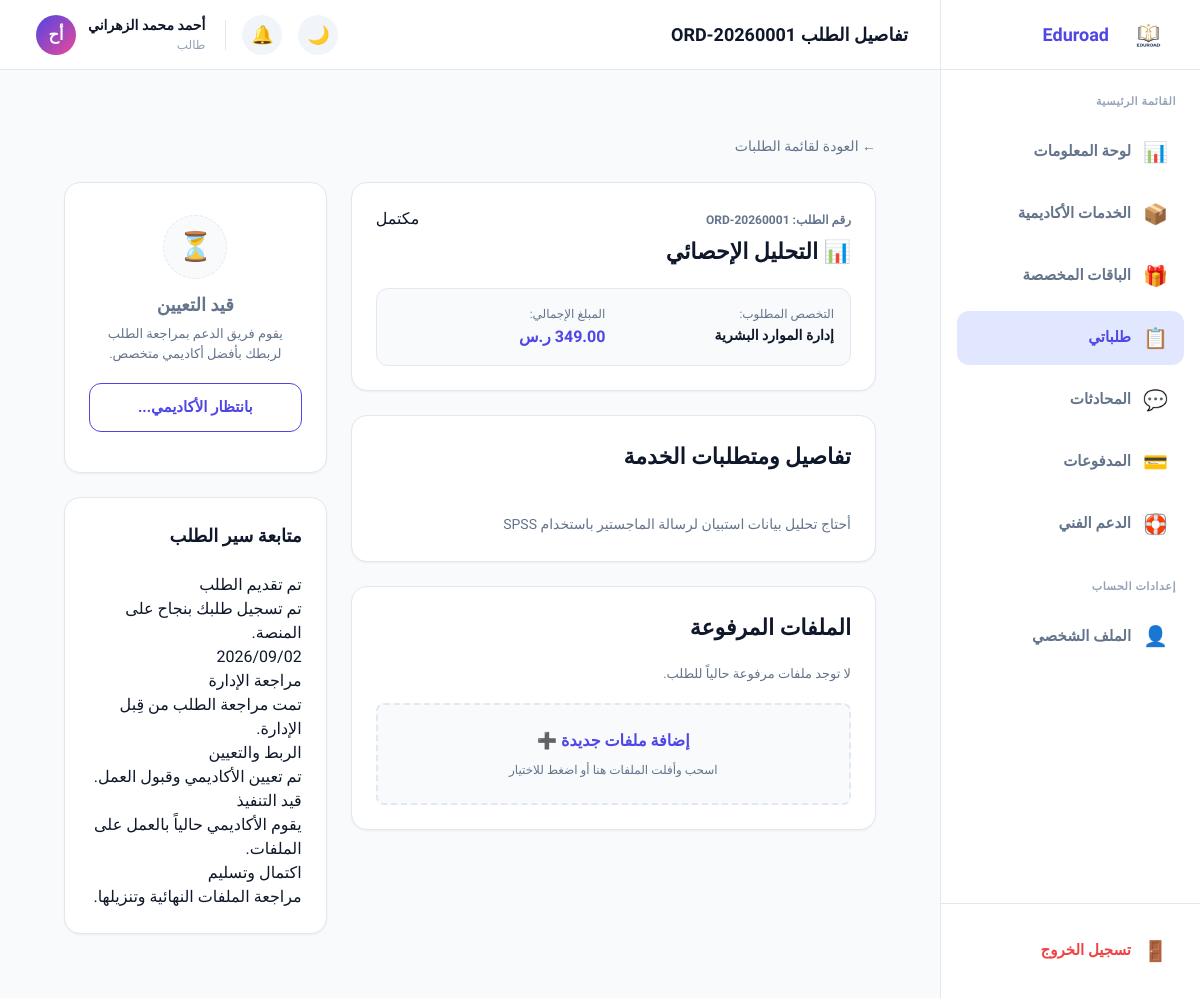
Page /student/order-details.php?id=1 (signed in) on the committed database.
### tables this page shows
CREATE TABLE IF NOT EXISTS `orders` (
  `id`             INT UNSIGNED NOT NULL AUTO_INCREMENT,
  `order_number`   VARCHAR(20) NOT NULL UNIQUE COMMENT 'e.g. ORD-20260001',
  `student_id`     INT UNSIGNED NOT NULL,
  `academic_id`    INT UNSIGNED DEFAULT NULL COMMENT 'Assigned after acceptance',
  `service_id`     INT UNSIGNED NOT NULL,
  `package_id`     INT UNSIGNED DEFAULT NULL,
  `specialty`      VARCHAR(200) DEFAULT NULL COMMENT 'Specific sub-specialty',
  `academic_level` ENUM('بكالوريوس','ماجستير','دكتوراه') DEFAULT NULL,
  `language`       ENUM('العربية','الإنجليزية') DEFAULT 'العربية',
  `description`    TEXT DEFAULT NULL COMMENT 'Student notes / requirements',
  `deadline`       DATE DEFAULT NULL,
  `amount`         DECIMAL(10,2) NOT NULL DEFAULT 0.00,
  `status`         ENUM('new','accepted','in_progress','revision','completed','cancelled') NOT NULL DEFAULT 'new',
  `admin_notes`    TEXT DEFAULT NULL,
  `created_at`     DATETIME NOT NULL DEFAULT CURRENT_TIMESTAMP,
  `updated_at`     DATETIME NOT NULL DEFAULT CURRENT_TIMESTAMP ON UPDATE CURRENT_TIMESTAMP,
  PRIMARY KEY (`id`),
  UNIQUE KEY `uq_order_number` (`order_number`),
  INDEX `idx_student`  (`student_id`),
  INDEX `idx_academic` (`academic_id`),
  INDEX `idx_status`   (`status`),
  CONSTRAINT `fk_ord_student`  FOREIGN KEY (`student_id`)  REFERENCES `users`(`id`)     ON DELETE RESTRICT,
  CONSTRAINT `fk_ord_academic` FOREIGN KEY (`academic_id`) REFERENCES `academics`(`id`) ON DELETE SET NULL,
  CONSTRAINT `fk_ord_service`  FOREIGN KEY (`service_id`)  REFERENCES `services`(`id`)  ON DELETE RESTRICT,
  CONSTRAINT `fk_ord_package`  FOREIGN KEY (`package_id`)  REFERENCES `packages`(`id`)  ON DELETE SET NULL
);

CREATE TABLE IF NOT EXISTS `users` (
  `id`               INT UNSIGNED NOT NULL AUTO_INCREMENT,
  `name`             VARCHAR(100) NOT NULL,
  `email`            VARCHAR(150) NOT NULL UNIQUE,
  `password`         VARCHAR(255) NOT NULL,
  `phone`            VARCHAR(20) DEFAULT NULL,
  `role`             ENUM('student','admin') NOT NULL DEFAULT 'student',
  `status`           ENUM('active','suspended','inactive') NOT NULL DEFAULT 'active',
  `avatar_initials`  VARCHAR(4) DEFAULT NULL COMMENT 'First 2 letters of name for avatar',
  `created_at`       DATETIME NOT NULL DEFAULT CURRENT_TIMESTAMP,
  `updated_at`       DATETIME NOT NULL DEFAULT CURRENT_TIMESTAMP ON UPDATE CURRENT_TIMESTAMP,
  PRIMARY KEY (`id`),
  INDEX `idx_email` (`email`),
  INDEX `idx_role`  (`role`),
  INDEX `idx_status`(`status`)
);

CREATE TABLE IF NOT EXISTS `services` (
  `id`          INT UNSIGNED NOT NULL AUTO_INCREMENT,
  `name`        VARCHAR(150) NOT NULL,
  `icon`        VARCHAR(10) DEFAULT NULL COMMENT 'Emoji icon',
  `description` TEXT DEFAULT NULL,
  `icon_image`  VARCHAR(255) DEFAULT NULL COMMENT 'Uploaded icon image path',
  `needs_multiple_academics` TINYINT(1) NOT NULL DEFAULT 0 COMMENT 'Service requires more than one academic',
  `price`       DECIMAL(10,2) NOT NULL DEFAULT 0.00 COMMENT 'Service unit price',
  `platform_percent` DECIMAL(5,2) NOT NULL DEFAULT 0.00 COMMENT 'Platform share percentage (%)',
  `discount_percent` DECIMAL(5,2) NOT NULL DEFAULT 0.00 COMMENT 'Discount percentage (%) on service',
  `parent_id`   INT UNSIGNED DEFAULT NULL COMMENT 'Parent for hierarchy (level up to 3)',
  `level`       TINYINT UNSIGNED NOT NULL DEFAULT 1,
  `sort_order`  INT NOT NULL DEFAULT 0,
  `is_active`   TINYINT(1) NOT NULL DEFAULT 1,
  `order_count` INT UNSIGNED NOT NULL DEFAULT 0 COMMENT 'Cached count for performance',
  `created_at`  DATETIME NOT NULL DEFAULT CURRENT_TIMESTAMP,
  PRIMARY KEY (`id`),
  INDEX `idx_active` (`is_active`)
);

### student/order-details.php (the view, shortened to what the rows shown need)
<?php
require_once __DIR__ . '/../config/auth.php';
require_once __DIR__ . '/../config/functions.php';
$user = currentUser();
$order_id = (int)($_GET['id'] ?? 0);
$order = getOrderById($order_id);
$badge = orderStatusLabel($order['status']);
?>
<?php
$pageTitle  = 'تفاصيل الطلب ' . $order['order_number'];
require __DIR__ . '/partials/head.php';
require __DIR__ . '/partials/sidebar.php';
?>
      <div class="content-wrap" style="max-width:1200px;margin:0 auto">
        <div style="display:grid;grid-template-columns:2fr 1fr;gap:24px">
          <div style="display:flex;flex-direction:column;gap:24px">
            <div class="card">
              <div style="display:flex;justify-content:space-between;align-items:flex-start;margin-bottom:20px">
                <div>
                  <span style="font-size:12px;color:var(--text-secondary);font-weight:700">رقم الطلب: <?= e($order['order_number']) ?></span>
                  <h1 class="h2" style="margin-top:4px"><?= e($order['service_icon']) ?> <?= e($order['service_name']) ?></h1>
                </div>
                <span class="badge <?= $badge['class'] ?>"><?= $badge['label'] ?></span>
              </div>
              <div style="display:grid;grid-template-columns:1fr 1fr;gap:16px;background:var(--bg-body);padding:16px;border-radius:var(--radius-md);border:1px solid var(--border-color)">
                <div>
                  <div style="font-size:12px;color:var(--text-secondary)">التخصص المطلوب:</div>
                  <div style="font-size:14px;font-weight:700;color:var(--text-primary);margin-top:2px"><?= e($order['specialty']) ?></div>
                </div>
                <div>
                  <div style="font-size:12px;color:var(--text-secondary)">المبلغ الإجمالي:</div>
                  <div style="font-size:16px;font-weight:900;color:var(--primary);margin-top:2px"><?= formatMoney($order['amount']) ?></div>
                </div>
              </div>
            </div>
            <div class="card">
              <h2 class="h2" style="margin-bottom:16px">تفاصيل ومتطلبات الخدمة</h2>
              <div style="font-size:14px;color:var(--text-secondary);line-height:1.7;white-space:pre-line">
                <?= e($order['description'] ?: 'لا توجد تفاصيل إضافية مكتوبة.') ?>
              </div>
            </div>
            <div class="card">
              <h2 class="h2" style="margin-bottom:20px">الملفات المرفوعة</h2>
            </div>
          </div>
          <div style="display:flex;flex-direction:column;gap:24px">
            <div class="card" style="padding:24px">
              <div class="timeline">
                <div class="timeline-item done">
                  <div class="ti-title">تم تقديم الطلب</div>
                  <div class="ti-desc">تم تسجيل طلبك بنجاح على المنصة.</div>
                  <div class="ti-date"><?= formatDate($order['created_at']) ?></div>
                </div>
              </div>
            </div>
          </div>
        </div>
      </div>
<?php require __DIR__ . '/partials/footer.php'; ?>

### student/partials/sidebar.php (shortened to what the rows shown need)
<div class="app-container">
  <main class="main-area">
    <header class="top-navbar">
      <div class="navbar-start">
        <div class="h3"><?= e($pageTitle) ?></div>
      </div>
      <div class="navbar-actions">
        <a href="profile.php" class="user-profile">
          <div class="user-info">
            <span class="user-name"><?= e($user['name']) ?></span>
            <span class="user-role">طالب</span>
          </div>
        </a>
      </div>
    </header>
    <div class="content-wrap">

### rows in the picture
orders: order_number "تفاصيل الطلب ORD-20260001", student.name "أحمد محمد الزهراني", order_number "ORD-20260001", service.icon "📊", service.name "التحليل الإحصائي", status "مكتمل", specialty "إدارة الموارد البشرية", amount "349.00 ر.س", description "أحتاج تحليل بيانات استبيان لرسالة الماجستير باستخدام SPSS", created_at "2026/09/02"

### other values in the picture
$_item['icon'] "📊"
$_item['label'] "لوحة المعلومات"
$_item['icon'] "📦"
$_item['label'] "الخدمات الأكاديمية"
$_item['icon'] "🎁"
$_item['label'] "الباقات المخصصة"
$_item['icon'] "📋"
$_item['label'] "طلباتي"
$_item['icon'] "💬"
$_item['label'] "المحادثات"
$_item['icon'] "💳"
$_item['label'] "المدفوعات"
$_item['icon'] "🛟"
$_item['label'] "الدعم الفني"
$user['avatar'] "أح"
